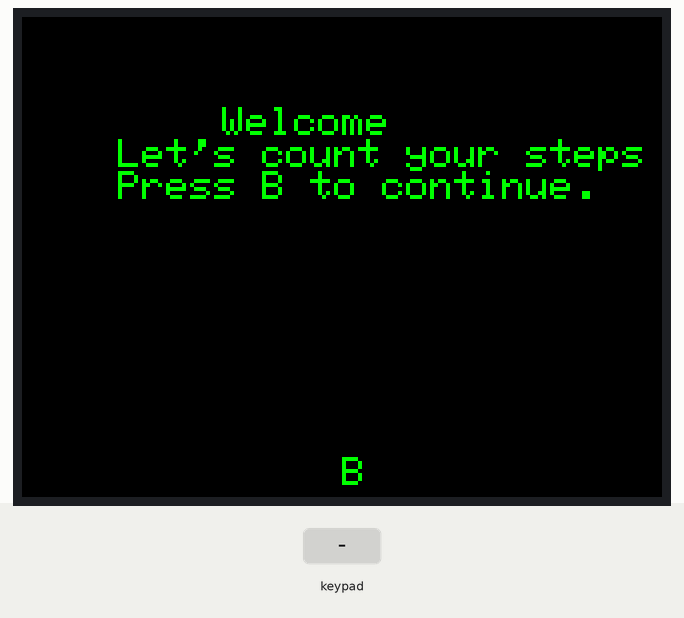
Recording of a sketch running on a simulated ESP32. On the bench: 320×240 colour display. The test bench sets the inputs (shaded band).

Above: at 1.4 s.
1.5 s: key 'B' pressed
At 3.0 s:
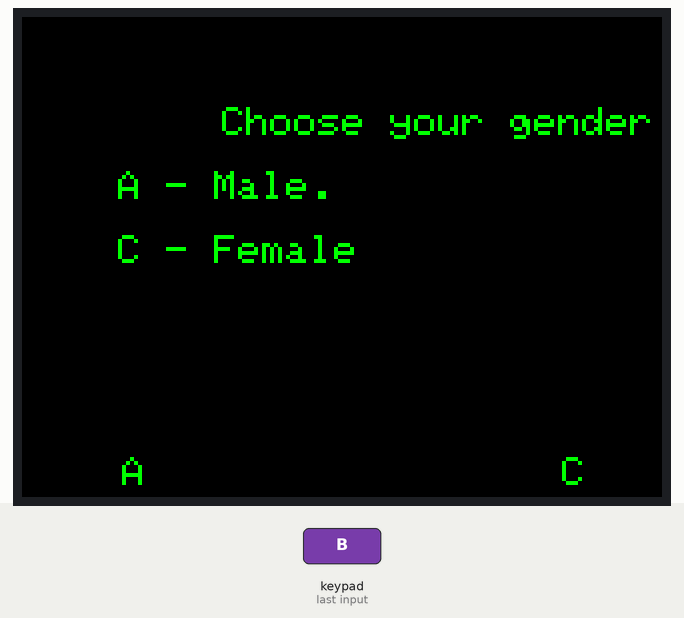
3.3 s: key 'A' pressed
At 4.3 s:
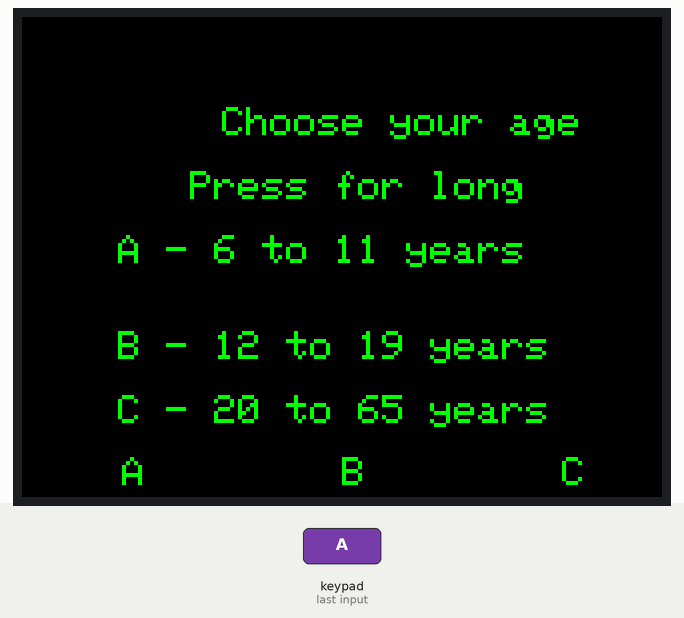
Timing chart, 0 to 6.3 s (numbered marks = the images above; inputs shaded):
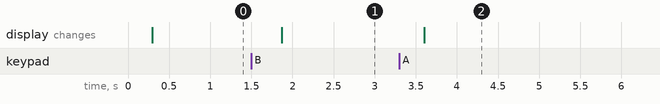

Measured:
- after the input at 1.5 s, the display: changes after 0.37 s (image 1)
- after the input at 3.3 s, the display: changes after 0.30 s (image 2)

The sketch:

Step-counter.ino
```cpp
#include <M5Core2.h>
float accX = 0.0F;
float accY = 0.0F;
float accZ = 0.0F;
float moving_time = 0.000F;
int steps = 0;
int gender = 0;
int age_group = 0;
int steps_required = 0;
int steps_left = 0;
float acceleration_modulus = 0.0;
int program_state = 1;
bool steps_achieved = false;

void setup() {
  Serial.begin(57600, SERIAL_8N1, 13, 14);
  M5.begin();
  M5.IMU.Init();
  M5.Lcd.fillScreen(BLACK);
  M5.Lcd.setTextColor(GREEN , BLACK);
}


void show_buttons() {
  M5.Lcd.setTextSize(2);
  show_button_A();
  show_button_B();
  show_button_C();
}

void clear_button_A() {
  M5.Lcd.setTextSize(2);
  M5.Lcd.setCursor(50, 220);
  M5.Lcd.println(" ");
}

void clear_button_B() {
  M5.Lcd.setTextSize(2);
  M5.Lcd.setCursor(160, 220);
  M5.Lcd.println(" ");
}

void clear_button_C() {
  M5.Lcd.setTextSize(2);
  M5.Lcd.setCursor(270, 220);
  M5.Lcd.println(" ");
}

void show_button_A() {
  M5.Lcd.setTextSize(2);
  M5.Lcd.setCursor(50, 220);
  M5.Lcd.println("A");
}

void show_button_B() {
  M5.Lcd.setTextSize(2);
  M5.Lcd.setCursor(160, 220);
  M5.Lcd.println("B");
}

void show_button_C() {
  M5.Lcd.setTextSize(2);
  M5.Lcd.setCursor(270, 220);
  M5.Lcd.println("C");
}
void write(String message) {
  M5.Lcd.setTextSize(2);
  M5.Lcd.setCursor(100, 45);
  M5.Lcd.println(message);
}

void loop() {
  M5.update();


  switch (program_state) {
    case 1:
      steps = 0;
      steps_left = 0;
      moving_time = 0.000F;
      steps_achieved = false;
      write("Welcome          \n    Let's count your steps\n    Press B to continue.                                                                                                        ");
      clear_button_A();
      show_button_B();
      clear_button_C();

      if (M5.BtnB.wasReleased() || M5.BtnB.pressedFor(1000, 200)) {
        program_state = 2;
      }
      break;
    case 2:
      write("Choose your gender                          \n    A - Male.                                       \n    C - Female                               ");
      show_button_A();
      clear_button_B();
      show_button_C();
      if (M5.BtnA.wasReleased() || M5.BtnA.pressedFor(1000, 200)) {
        gender = 0;
        program_state = 3;
      }
      if (M5.BtnC.wasReleased() || M5.BtnC.pressedFor(1000, 200)) {
        gender = 1;
        program_state = 3;
      }
      break;
    case 3:
      write("Choose your age      \n       Press for long                             \n    A - 6 to 11 years                                  \n    B - 12 to 19 years     \n    C - 20 to 65 years     ");
      show_button_A();
      show_button_B();
      show_button_C();

      if (M5.BtnA.wasReleasefor(500) || M5.BtnA.pressedFor(1000, 200)) {
        age_group = 0;
        program_state = 4;
      }
      if (M5.BtnB.wasReleasefor(500) || M5.BtnB.pressedFor(1000, 200)) {
        age_group = 1;
        program_state = 4;
      }
      if (M5.BtnC.wasReleasefor(500) || M5.BtnC.pressedFor(1000, 200)) {
        age_group = 2;
        program_state = 4;
      }
      break;
    case 4:
      if(steps_achieved){
        show_button_B();
      }else{
        clear_button_B();
      }
      clear_button_A();
      show_button_C();

      M5.IMU.getAccelData(&accX, &accY, &accZ);
      acceleration_modulus = abs(sqrt((accX * accX * 100) + (accY * accY * 100) + (accZ * accZ * 100)) - 10);


      if (acceleration_modulus > 0.3) {
        moving_time += 0.223;
        Serial.print(moving_time);
      }
      steps = (1.4611 * moving_time) - 0.4559;
      Serial.println(moving_time);
      M5.Lcd.setCursor(100, 45);

      if(age_group == 0 && gender == 0){
        steps_required = 14000;
      }else if(age_group == 0 && gender == 1){
        steps_required = 11500;
      }else if(age_group == 1){
        steps_required = 10850;
      }else if(age_group == 2){
        steps_required = 8500;
      }

      steps_left = steps_required - steps;
      if (M5.BtnC.wasReleased() || M5.BtnC.pressedFor(1000, 200)) {
          steps = 0;
          steps_left = steps_required;
          moving_time = 0.000F;
      }

      if(steps_left >= 0){
        M5.Lcd.printf("%d steps complete                 \n     %d steps remaining  \n                                       \n        C to reset.                                                                                                                                                                                                             ", steps,steps_left);
      }else{
          steps_achieved = true;
          M5.Lcd.printf("Congrats \n    You have done your exercise for now.                                \n     Press B to restart                                                                                                                                                                                                                              ");
          if (M5.BtnB.wasReleased() || M5.BtnB.pressedFor(1000, 200)) {
          program_state = 1;
        }
      }
      break;
    default:
      write("");
      break;
  }
}
```
